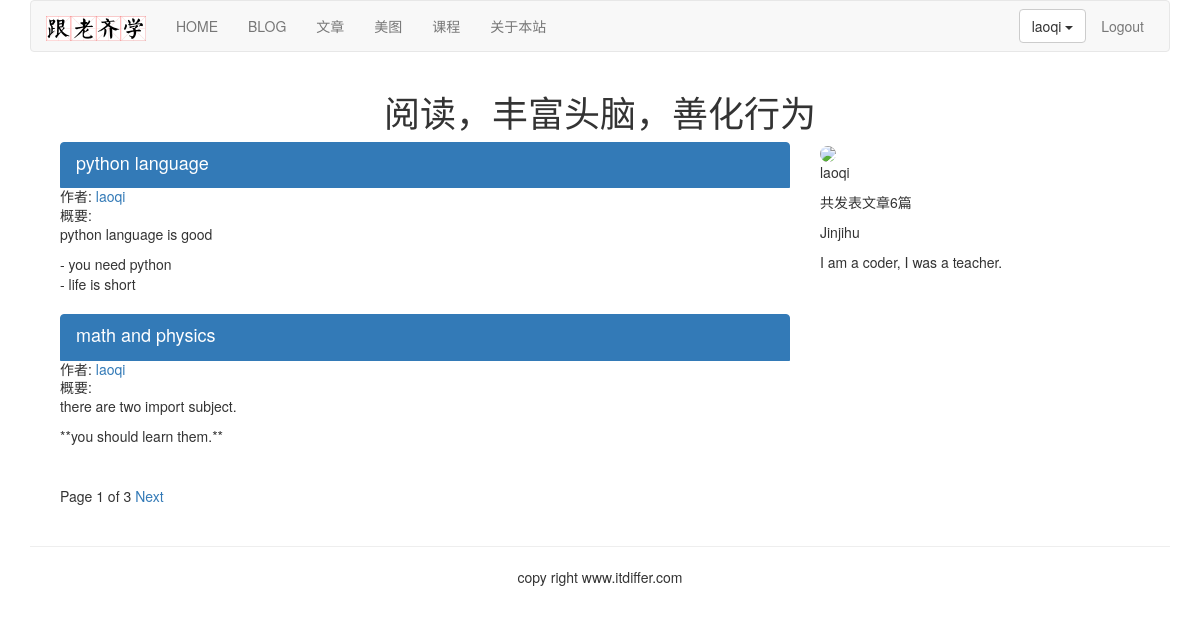
Screenshot of /article/list-article-titles/laoqi/ with the database file from the repository.
### article/models.py (models this page shows, shortened)
class ArticlePost(models.Model):
    author = models.ForeignKey(User, on_delete=models.CASCADE, related_name="article")
    title = models.CharField(max_length=200)
    slug = models.SlugField(max_length=500)
    column = models.ForeignKey(ArticleColumn, on_delete=models.CASCADE,related_name="article_column")
    body = models.TextField()
    created = models.DateTimeField(default=timezone.now)
    updated = models.DateTimeField(auto_now=True)
    users_like = models.ManyToManyField(User, related_name="articles_like", blank=True)
    article_tag = models.ManyToManyField(ArticleTag, related_name='article_tag', blank=True)
    class Meta:
        ordering = ("-updated",)
        index_together = (('id', 'slug'),)
    def get_url_path(self):
        return reverse("article:article_content", args=[self.id, self.slug])

### account/models.py (models this page shows, shortened)
class UserInfo(models.Model):
    user = models.OneToOneField(User, on_delete=models.CASCADE, unique=True)
    school = models.CharField(max_length=100, blank=True)
    company = models.CharField(max_length=100, blank=True)
    profession = models.CharField(max_length=100, blank=True)
    address = models.CharField(max_length=100, blank=True)
    aboutme = models.TextField(blank=True)
    photo = models.ImageField(blank=True)

### article/list_views.py (the view)
# urls.py: path('list-article-titles/', list_views.article_titles, name="article_titles"),
def article_titles(request, username=None):
    if username:
        user = User.objects.get(username=username)
        articles_title = ArticlePost.objects.filter(author=user)
        try:
            userinfo = user.userinfo
        except:
            userinfo = None
    else:
        articles_title = ArticlePost.objects.all()
    paginator = Paginator(articles_title, 2)
    page = request.GET.get('page')
    try:
        current_page = paginator.page(page)
        articles = current_page.object_list
    except PageNotAnInteger:
        current_page = paginator.page(1)
        articles = current_page.object_list
    except EmptyPage:
        current_page = paginator.page(paginator.num_pages)
        articles = current_page.object_list
    if username:
        return render(request, "article/list/author_articles.html", {"articles":articles, "page":current_page, "userinfo":userinfo, "user":user})
    return render(request, "article/list/article_titles.html", {"articles":articles, "page": current_page})

### article/templatetags/article_tags.py (called while the page is built)
@register.simple_tag
def author_total_articles(user):
    return user.article.count()

### templates/article/list/author_articles.html (shortened to what this page needs)
{% extends "base.html" %}
{% load article_tags %}
{% load staticfiles %}
{% block content %}
<div class="row text-center vertical-middle-sm">
    <h1>阅读，丰富头脑，善化行为</h1>
</div>
<div class="container">
<div class="col-md-8">
    {% for article in articles %}
    <div class="list-group">
        <a href="{{article.get_url_path}}" class="list-group-item active">
            <h4 class="list-group-item-heading">{{article.title}}</h4>
        </a>
        <p class="list-group-item-text">作者:
            <a href="{% url 'article:author_articles' article.author.username %}">{{article.author.username}}</a>
        </p>
        <p class="list-group-item-text">概要:{{article.body|slice:'70'|linebreaks}} </p>
    </div>
    {% endfor %}
    {% include "paginator.html" %}
</div>
<div class="col-md-4">
<div>
    {% if userinfo.photo %}
    <img src="{{ userinfo.photo | striptags }}" class="img-circle" id="my_photo" name="user_face" style="width: 300px">
    {% else %}
    <img name="user_face" src="{% static 'images/newton.jpg' %}" class="img-circle" id="my_photo" style="width: 300px">
    {% endif %}
</div>
<div>
    <p>{{ user.username }}</p>
    <p>共发表文章{% author_total_articles user %}篇</p>
{% if userinfo %}
    <p>{{ userinfo.company }}</p>
    <p>{{ userinfo.aboutme }}</p>
{% else %}
    <p>这个作者太懒了，什么也没有留下。</p>
{% endif %}
</div>
</div>
</div>
{% endblock %}

### templates/header.html (shortened to what this page needs)
{% load staticfiles %}
<div class="container">
    <nav class="navbar navbar-default" role="navigation">
        <div class="navbar-header">
            <a class="navbar-brand" href="http://www.itdiffer.com">
                <img src="{% static '/images/logo.png' %}" width="100px">
            </a>
        </div>
        <div>
            <ul class="nav navbar-nav" role="navigation">
                <li><a href="{% url 'home' %}">HOME</a></li>
                <li><a href="{% url 'blog:blog_title' %}">BLOG</a></li>
                <li><a href="{% url 'article:article_titles' %}">文章</a></li>
                <li><a href="{% url 'image:falls_images' %}">美图</a></li>
                <li><a href="{% url 'course:course_list' %}">课程</a></li>
                <li><a href="{% url 'course:about'%}">关于本站</a></li>
            </ul>
            <ul class="nav navbar-nav navbar-right" style="margin-right:10px">
                {% if user.is_authenticated %}
                <li>
                    <div class="dropdown" style="margin-top:8px">
                        <button class='btn btn-default dropdown-toggle' type='button' id='dropdownMenu' data-toggle='dropdown'>{{ user.username }}
                            <span class='caret'></span>
                        </button>
                    </div>
                </li>
                <li><a href="{% url 'account:user_logout' %}">Logout</a></li>
                {% else %}
                <li><a href="{% url 'account:user_login' %}">LOGIN</a></li>
                <li><a href="{% url 'account:user_register' %}">Sign up</a></li>
                {% endif %}
            </ul>
        </div>
    </nav>
</div>

### rows the page displays
ArticlePost: title "python language", author.username "laoqi", body "python language is good - you need python - life is short"
ArticlePost: title "math and physics", author.username "laoqi", body "there are two import subject. **you should learn them.**"
UserInfo: company "Jinjihu", aboutme "I am a coder, I was a teacher."

### other values shown
{{ user.username }} "laoqi"
{{ page.number }} "1"
{{ page.paginator.num_pages }} "3"
